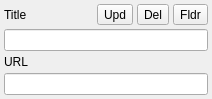
<?xml version="1.0" encoding="UTF-8"?>
<ui version="4.0">
 <class>BookmarkBar</class>
 <widget class="QWidget" name="BookmarkBar">
  <property name="geometry">
   <rect>
    <x>0</x>
    <y>0</y>
    <width>212</width>
    <height>92</height>
   </rect>
  </property>
  <property name="windowTitle">
   <string>Form</string>
  </property>
  <layout class="QGridLayout" name="gridLayout">
   <property name="margin">
    <number>4</number>
   </property>
   <property name="spacing">
    <number>4</number>
   </property>
   <item row="0" column="0">
    <widget class="QLabel" name="label">
     <property name="text">
      <string>Title</string>
     </property>
    </widget>
   </item>
   <item row="2" column="0" colspan="4">
    <widget class="QLineEdit" name="m_nameEdit"/>
   </item>
   <item row="3" column="0">
    <widget class="QLabel" name="label_2">
     <property name="text">
      <string>URL</string>
     </property>
    </widget>
   </item>
   <item row="4" column="0" colspan="4">
    <widget class="QLineEdit" name="m_urlEdit"/>
   </item>
   <item row="0" column="2">
    <widget class="QToolButton" name="m_delButton">
     <property name="text">
      <string>Del</string>
     </property>
    </widget>
   </item>
   <item row="0" column="3">
    <widget class="QToolButton" name="m_fldrButton">
     <property name="text">
      <string>Fldr</string>
     </property>
    </widget>
   </item>
   <item row="0" column="1">
    <widget class="QToolButton" name="m_updButton">
     <property name="text">
      <string>Upd</string>
     </property>
    </widget>
   </item>
  </layout>
 </widget>
 <resources/>
 <connections/>
</ui>
